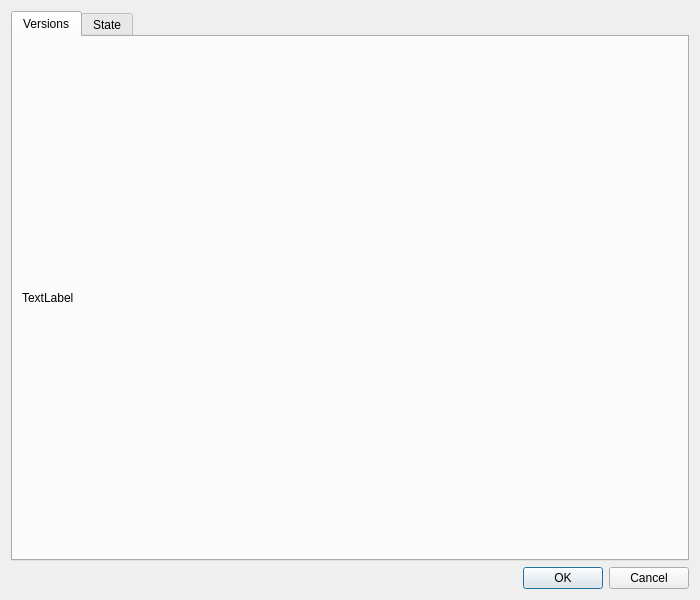
<?xml version="1.0" encoding="UTF-8"?>
<ui version="4.0">
 <class>AboutDialog</class>
 <widget class="QDialog" name="AboutDialog">
  <property name="geometry">
   <rect>
    <x>0</x>
    <y>0</y>
    <width>700</width>
    <height>600</height>
   </rect>
  </property>
  <property name="windowTitle">
   <string>tcam-capture - Information</string>
  </property>
  <layout class="QVBoxLayout" name="verticalLayout">
   <item>
    <widget class="QTabWidget" name="tabWidget">
     <property name="currentIndex">
      <number>0</number>
     </property>
     <widget class="QWidget" name="tab_versions">
      <property name="sizePolicy">
       <sizepolicy hsizetype="Expanding" vsizetype="Expanding">
        <horstretch>0</horstretch>
        <verstretch>0</verstretch>
       </sizepolicy>
      </property>
      <attribute name="title">
       <string>Versions</string>
      </attribute>
      <layout class="QVBoxLayout" name="verticalLayout_3">
       <item>
        <widget class="QLabel" name="label_versions">
         <property name="layoutDirection">
          <enum>Qt::LeftToRight</enum>
         </property>
         <property name="text">
          <string>TextLabel</string>
         </property>
         <property name="wordWrap">
          <bool>true</bool>
         </property>
        </widget>
       </item>
      </layout>
     </widget>
     <widget class="QWidget" name="tab_state">
      <attribute name="title">
       <string>State</string>
      </attribute>
      <layout class="QVBoxLayout" name="verticalLayout_7">
       <item>
        <widget class="QPlainTextEdit" name="state_field">
         <property name="enabled">
          <bool>true</bool>
         </property>
         <property name="plainText">
          <string>No state loaded</string>
         </property>
        </widget>
       </item>
       <item>
        <widget class="QDialogButtonBox" name="buttonBox_2">
         <property name="standardButtons">
          <set>QDialogButtonBox::Apply|QDialogButtonBox::Reset</set>
         </property>
         <property name="centerButtons">
          <bool>true</bool>
         </property>
        </widget>
       </item>
      </layout>
     </widget>
    </widget>
   </item>
   <item>
    <widget class="QDialogButtonBox" name="buttonBox">
     <property name="orientation">
      <enum>Qt::Horizontal</enum>
     </property>
     <property name="standardButtons">
      <set>QDialogButtonBox::Cancel|QDialogButtonBox::Ok</set>
     </property>
    </widget>
   </item>
  </layout>
 </widget>
 <resources/>
 <connections>
  <connection>
   <sender>buttonBox</sender>
   <signal>accepted()</signal>
   <receiver>AboutDialog</receiver>
   <slot>accept()</slot>
   <hints>
    <hint type="sourcelabel">
     <x>248</x>
     <y>254</y>
    </hint>
    <hint type="destinationlabel">
     <x>157</x>
     <y>274</y>
    </hint>
   </hints>
  </connection>
  <connection>
   <sender>buttonBox</sender>
   <signal>rejected()</signal>
   <receiver>AboutDialog</receiver>
   <slot>reject()</slot>
   <hints>
    <hint type="sourcelabel">
     <x>316</x>
     <y>260</y>
    </hint>
    <hint type="destinationlabel">
     <x>286</x>
     <y>274</y>
    </hint>
   </hints>
  </connection>
 </connections>
</ui>
